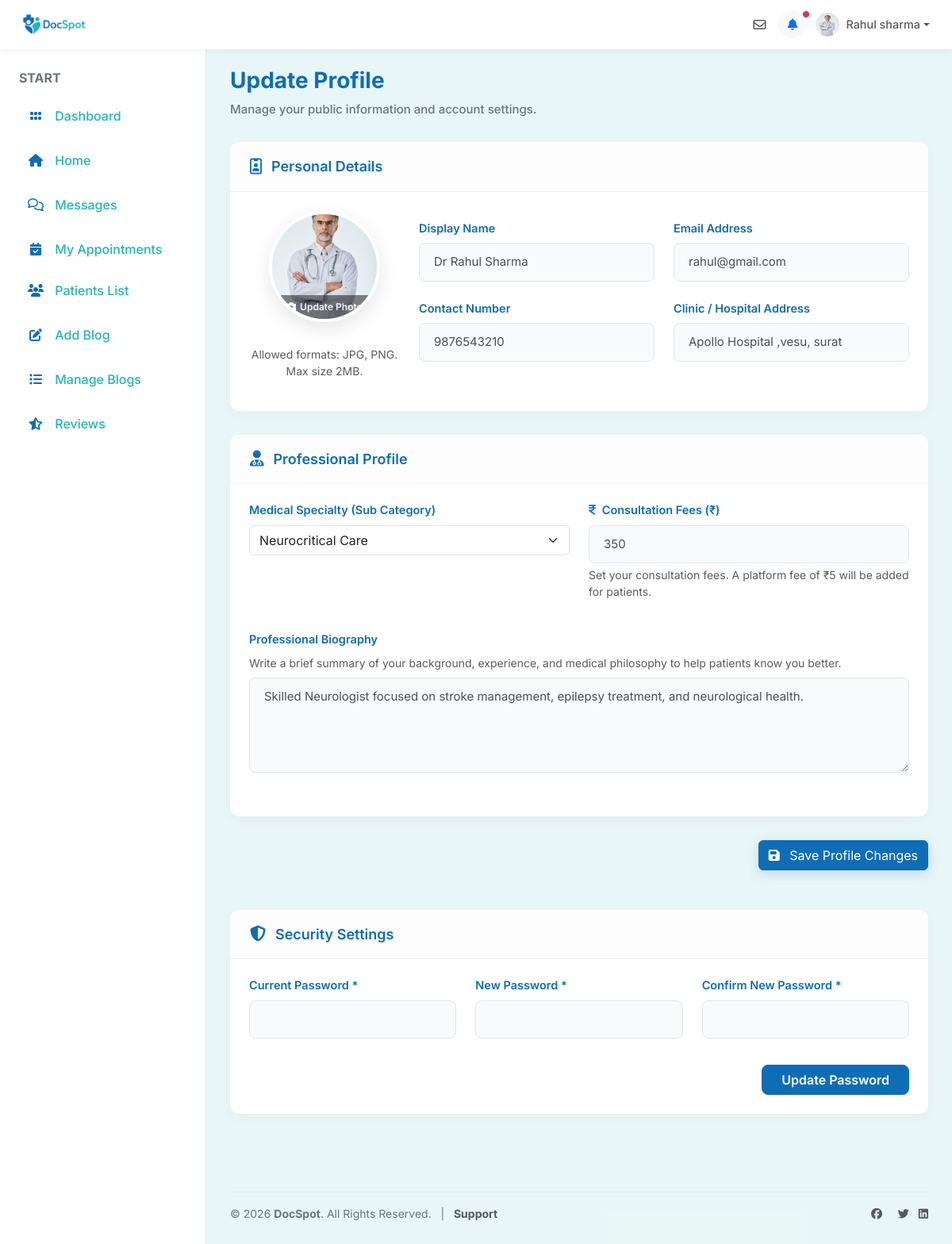
Page /doctorUpdateProfile/ (signed in) on the earlier database version.
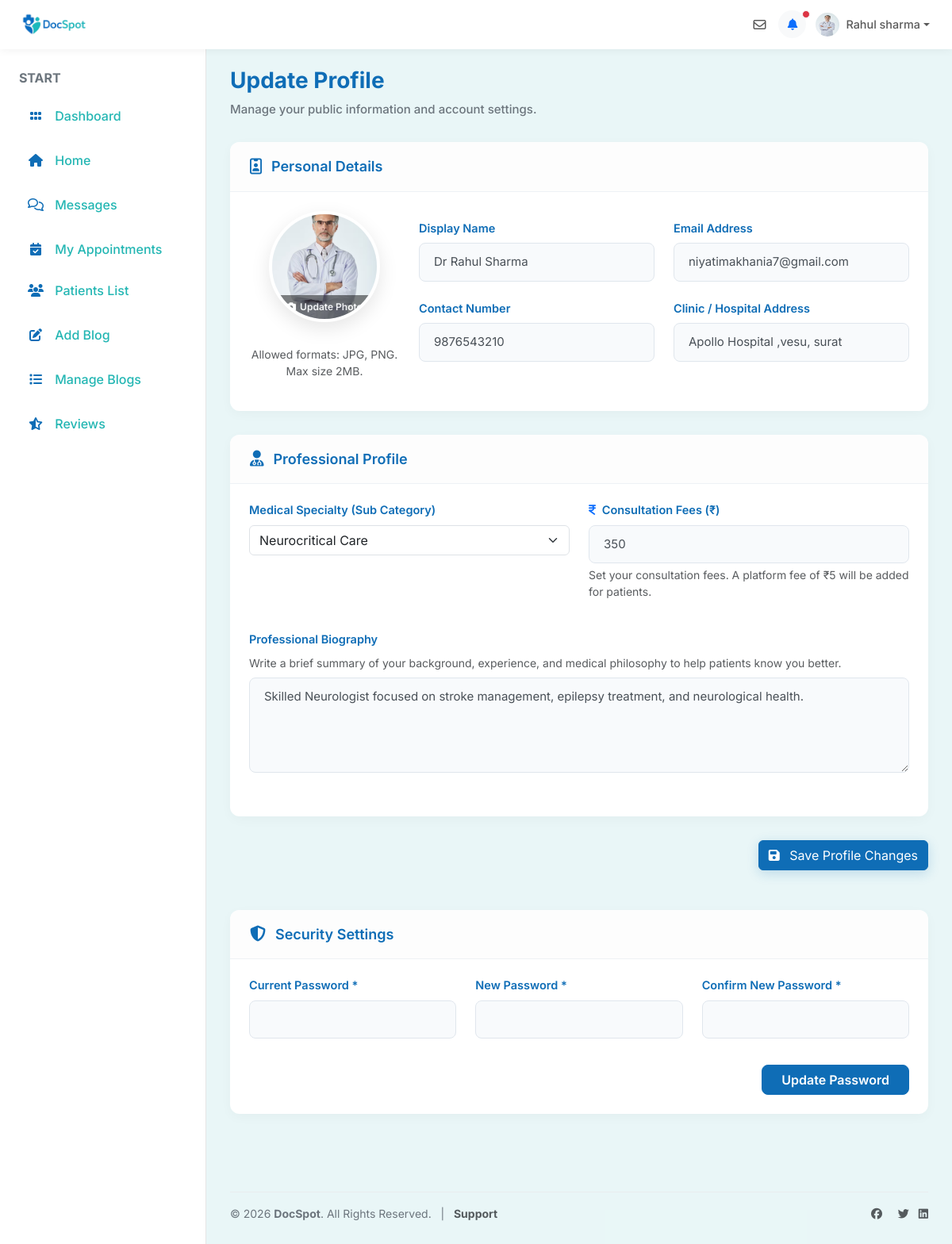
Same page on the later database version.
### user/models.py (models this page shows, shortened)
class tblDoctor(models.Model):
    doctorID=models.AutoField(primary_key=True)
    userID=models.ForeignKey(tblUser,on_delete=models.CASCADE)
    displayName=models.TextField(max_length=50)
    displayContact=models.TextField(max_length=15)
    bio=models.TextField(max_length=500)
    subcategoryID=models.ForeignKey(tblSubcategory,on_delete=models.CASCADE)
    displayAddress=models.TextField(max_length=100)
    yearOfExperience=models.IntegerField()
    licenseNo=models.TextField(max_length=50)
    documents=models.FileField(upload_to='doctor_documents/')
    mode=models.IntegerField(default=1)
    consultationFees=models.DecimalField(max_digits=10, decimal_places=2, default=10.00)
    approval_status = models.CharField(max_length=20, default='pending', choices=[('pending', 'Pending'), ('approved', 'Approved'), ('rejected', 'Rejected')])

class tblUser(models.Model):
    userID=models.AutoField(primary_key=True)
    userName=models.TextField(max_length=50)
    password=models.TextField(max_length=10)
    registrationDT=models.DateTimeField(auto_now_add=True)
    profilePic=models.ImageField(upload_to='images/')
    email=models.TextField(max_length=100)
    mobileNumber=models.TextField(max_length=15)
    cityID=models.ForeignKey(tblCity,on_delete=models.CASCADE)
    IsDoctor=models.BooleanField(default=False)
    last_seen=models.DateTimeField(null=True, blank=True)

class tblSubcategory(models.Model):
    subcategoryID=models.AutoField(primary_key=True)
    subcategoryName=models.TextField(max_length=50)
    CategoryID=models.ForeignKey(tblCategory,on_delete=models.CASCADE)

### user/views.py (the view, shortened to what this page needs)
# urls.py: path('doctorUpdateProfile/',views.doctorUpdateProfile , name='doctorUpdateProfile'),
def doctorUpdateProfile(request):
    if 'user_id' not in request.session:
        return redirect('Login')
    user_id = request.session['user_id']
    user = tblUser.objects.filter(userID=user_id).first()
    doctor = tblDoctor.objects.filter(userID=user_id).first()
    subcategories = tblSubcategory.objects.all()
    data = {
        "user": user,
        "doctor": doctor,
        "subcategories": subcategories
    }
    return render(request,'doctor_update_profile.html',data)

### user/templates/doctor_update_profile.html (shortened to what the changed rows need)
{% extends 'base.html' %}
{% block content %}
<div class="container-fluid p-0">
    <form method="post" enctype="multipart/form-data">{% csrf_token %}
        <div class="row">
            <div class="col-xl-12">
                <div class="dashboard-box">
                    <div class="content p-4">
                        <div class="row align-items-center">
                            <div class="col-xl-9 col-lg-8">
                                <div class="row">
                                    <div class="col-md-6">
                                        <div class="submit-field">
                                            <h5>Display Name</h5>
                                            <input type="text" name="displayName" class="with-border" value="{{ doctor.displayName }}" placeholder="e.g. Dr. John Doe" required>
                                        </div>
                                    </div>
                                    <div class="col-md-6">
                                        <div class="submit-field">
                                            <h5>Email Address</h5>
                                            <input type="email" name="email" class="with-border" value="{{ doctor.userID.email }}" placeholder="doctor@example.com" required>
                                        </div>
                                    </div>
                                    <div class="col-md-6">
                                        <div class="submit-field">
                                            <h5>Contact Number</h5>
                                            <input type="tel" name="contact" class="with-border" value="{{ doctor.displayContact }}" placeholder="+1 234 567 8900">
                                        </div>
                                    </div>
                                    <div class="col-md-6">
                                        <div class="submit-field">
                                            <h5>Clinic / Hospital Address</h5>
                                            <input type="text" name="address" class="with-border" value="{{ doctor.displayAddress }}" placeholder="123 Medical Center Blvd">
                                        </div>
                                    </div>
                                </div>
                            </div>
                        </div>
                    </div>
                </div>
            </div>
            <div class="col-xl-12">
                <div class="dashboard-box">
                    <div class="content p-4">
                        <div class="row">
                            <div class="col-md-6">
                                <div class="submit-field">
                                    <h5>Medical Specialty (Sub Category)</h5>
                                    <select name="subcategory" class="with-border form-select">
                                        {% for sc in subcategories %}
                                            <option value="{{ sc.subcategoryID }}" {% if sc.subcategoryID == doctor.subcategoryID.subcategoryID %}selected{% endif %}>{{ sc.subcategoryName }}</option>
                                        {% endfor %}
                                    </select>
                                </div>
                            </div>
                            <div class="col-md-6">
                                <div class="submit-field">
                                    <h5><i class="fa-solid fa-indian-rupee-sign me-1 text-primary"></i> Consultation Fees (₹)</h5>
                                    <input type="number" name="consultationFees" class="with-border" value="{{ doctor.consultationFees|floatformat:0 }}" placeholder="e.g. 500" min="0" step="50">
                                    <p class="text-muted small mt-1">Set your consultation fees. A platform fee of ₹5 will be added for patients.</p>
                                </div>
                            </div>
                            <div class="col-xl-12 mt-3">
                                <div class="submit-field">
                                    <h5>Professional Biography</h5>
                                    <p class="text-muted small mb-2">Write a brief summary of your background, experience, and medical philosophy to help patients know you better.</p>
                                    <textarea name="bio" class="with-border" placeholder="I am a dedicated medical professional with 10+ years of experience in...">{{ doctor.bio }}</textarea>
                                </div>
                            </div>
                        </div>
                    </div>
                </div>
            </div>
        </div>
    </form>
</div>
{% endblock %}

Differences in the rows shown:
changed through a linked row, tblDoctor "Dr Rahul Sharma": email "rahul@gmail.com" → "niyatimakhania7@gmail.com"
